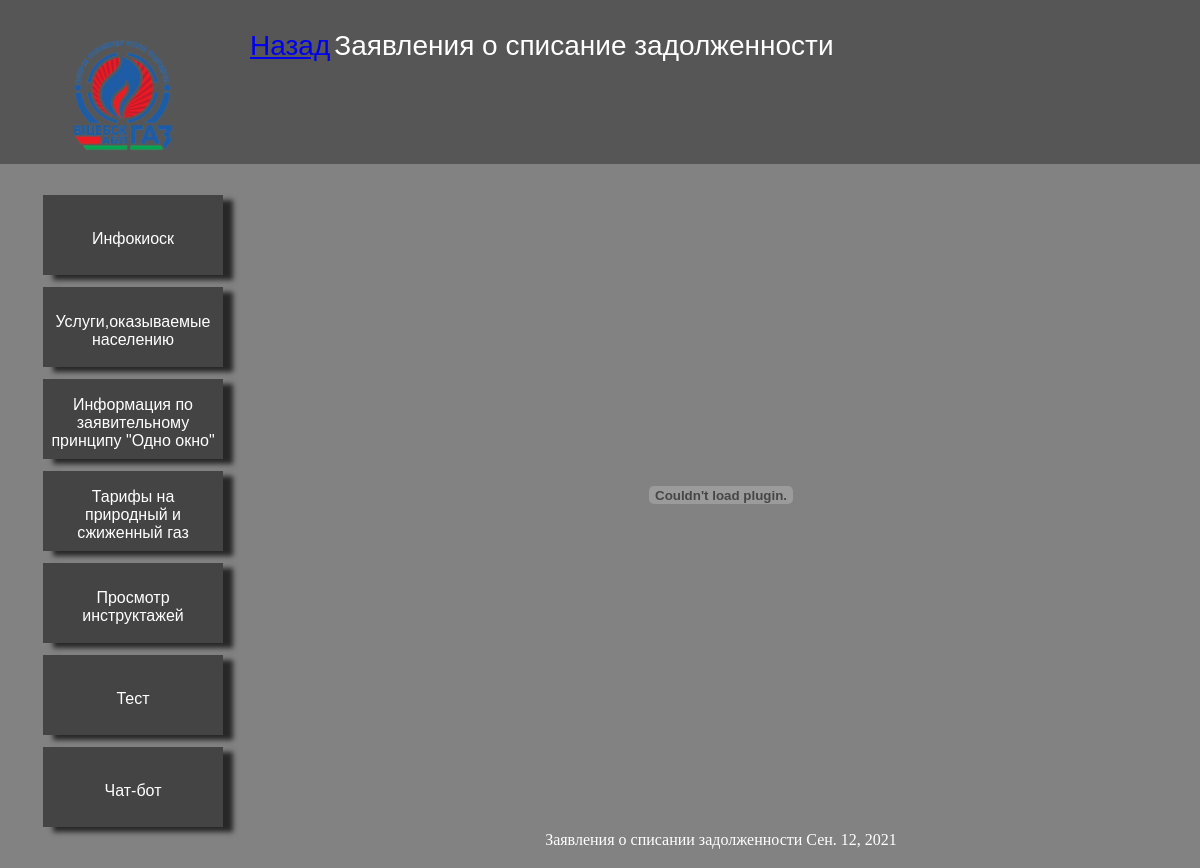
The app's page /onewindow/Forms/Statements_for_writing_off_penalties with its own data.
### main/models.py (models this page shows, shortened)
class Statements_for_writing_off_penalties(models.Model):
    title = models.CharField(max_length=150)
    Statements_for_writing_off_penalties_doc = models.FileField(upload_to='Forms/')
    times = models.DateField()

### main/views.py (the view)
# urls.py: path('onewindow/Forms/Statements_for_writing_off_penalties', views.Statements_for_writing_off_penalties_home, name='Statements_for_writing_off_penalties'),
def Statements_for_writing_off_penalties_home(request):
    data = Statements_for_writing_off_penalties.objects.all()
    return render(request,'main/statements/Statements_for_writing_off_penalties.html', {'data': data})

### main/templates/main/statements/Statements_for_writing_off_penalties.html (shortened to what this page needs)
{%extends 'main/Shell.html'%}
{%block topbar%}
<div class="topbar">
    <table>
        <tr>
            <td height="20vh"><a class="back" href="{%url 'Forms'%}">Назад</a></td>
            <td><a class="toptext">Заявления о списание задолженности</a></td>
        </tr>
    </table>
</div>
{%endblock%}
{%block body%}
{%for el in data%}
<center>
        <div class="botton_color">
                <embed class="docs_view" src="{{ el.Statements_for_writing_off_penalties_doc.url }}" >
                <p href="{{ el.Statements_for_writing_off_penalties}}" class="cool_text">{{ el.title }} {{el.times}}</p>
        </div>
</center>
{%endfor%}
{%endblock%}

### main/static/main/css/Shell.css (style rules this page uses)
.main { margin: 0; background: #828282; }
.back { height: 15vh; }
.topbar { height: 19vh; background-color: #565656; text-align: center; margin: 0; padding-top: 1.5vh; }
.toptext { color: #fff; font-family: Arial, Helvetica, sans-serif; font-size: 3.5vh; margin-left: auto; margin-right: auto; margin-top: 3vh; }
.docs_view { height: 80vh; width: 50vw; padding-top: 1vh; display: block; margin-left: auto; margin-right: auto; }
.cool_text { color: #fff; text-align: center; }

### records on screen
Statements_for_writing_off_penalties: title "Заявления о списании задолженности", times "Сен. 12, 2021"
